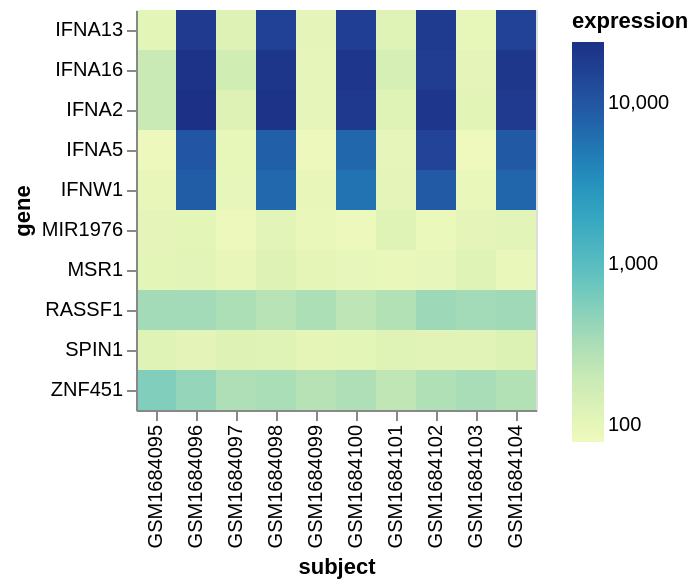

The notebook cell this image was saved under:
### Markdown cell above
#### Aplicando una escala logarítmica

Los datos de expresión génica a menudo tienen una distribución sesgada (algunos genes con valores muy altos, la mayoría con valores bajos). Una escala logarítmica (`scale=alt.Scale(type='log')`) es crucial para visualizar mejor las diferencias en los rangos inferiores de expresión y evitar que los valores extremos dominen la escala de color.

### Code cell
chart.mark_rect().encode(
    alt.X('subject:N'),
    alt.Y('gene:N'),
    alt.Color('expression:Q',
              scale=alt.Scale(type='log')
    )
)

### Figure 1 — Vega-Lite specification as saved in the notebook (floating-point values rounded to 4 significant figures)
{"config": {"view": {"continuousWidth": 300, "continuousHeight": 300}}, "data": {"name": "data-5cd6747e846a5284609978f329e272dd"}, "mark": {"type": "rect"}, "encoding": {"color": {"field": "expression", "scale": {"type": "log"}, "type": "quantitative"}, "x": {"field": "subject", "type": "nominal"}, "y": {"field": "gene", "type": "nominal"}}, "$schema": "https://vega.github.io/schema/vega-lite/v5.20.1.json", "datasets": {"data-5cd6747e846a5284609978f329e272dd": [{"subject": "GSM1684095", "treatment": "control", "gene": "IFNA5", "expression": 83.13}, {"subject": "GSM1684095", "treatment": "control", "gene": "MSR1", "expression": 107.0}, {"subject": "GSM1684095", "treatment": "control", "gene": "IFNW1", "expression": 95.4}, {"subject": "GSM1684095", "treatment": "control", "gene": "RASSF1", "expression": 353.0}, {"subject": "GSM1684095", "treatment": "control", "gene": "IFNA16", "expression": 189.9}, {"subject": "GSM1684095", "treatment": "control", "gene": "ZNF451", "expression": 569.3}, {"subject": "GSM1684095", "treatment": "control", "gene": "SPIN1", "expression": 120.8}, {"subject": "GSM1684095", "treatment": "control", "gene": "IFNA2", "expression": 195.2}, {"subject": "GSM1684095", "treatment": "control", "gene": "IFNA13", "expression": 107.2}, {"subject": "GSM1684095", "treatment": "control", "gene": "MIR1976", "expression": 104.0}, {"subject": "GSM1684096", "treatment": "influenza", "gene": "MIR1976", "expression": 106.3}, {"subject": "GSM1684096", "treatment": "influenza", "gene": "IFNA13", "expression": 18970.0}, {"subject": "GSM1684096", "treatment": "influenza", "gene": "ZNF451", "expression": 432.3}, {"subject": "GSM1684096", "treatment": "influenza", "gene": "IFNA5", "expression": 10100.0}, {"subject": "GSM1684096", "treatment": "influenza", "gene": "IFNA16", "expression": 23060.0}, {"subject": "GSM1684096", "treatment": "influenza", "gene": "IFNW1", "expression": 8666.0}, {"subject": "GSM1684096", "treatment": "influenza", "gene": "SPIN1", "expression": 107.9}, {"subject": "GSM1684096", "treatment": "influenza", "gene": "MSR1", "expression": 108.8}, {"subject": "GSM1684096", "treatment": "influenza", "gene": "IFNA2", "expression": 24030.0}, {"subject": "GSM1684096", "treatment": "influenza", "gene": "RASSF1", "expression": 353.4}, {"subject": "GSM1684097", "treatment": "control", "gene": "IFNA16", "expression": 170.3}, {"subject": "GSM1684097", "treatment": "control", "gene": "SPIN1", "expression": 126.9}, {"subject": "GSM1684097", "treatment": "control", "gene": "MSR1", "expression": 94.98}, {"subject": "GSM1684097", "treatment": "control", "gene": "ZNF451", "expression": 304.2}, {"subject": "GSM1684097", "treatment": "control", "gene": "RASSF1", "expression": 308.1}, {"subject": "GSM1684097", "treatment": "control", "gene": "IFNA13", "expression": 128.0}, {"subject": "GSM1684097", "treatment": "control", "gene": "IFNA2", "expression": 128.8}, {"subject": "GSM1684097", "treatment": "control", "gene": "MIR1976", "expression": 82.85}, {"subject": "GSM1684097", "treatment": "control", "gene": "IFNA5", "expression": 97.8}, {"subject": "GSM1684097", "treatment": "control", "gene": "IFNW1", "expression": 96.97}, {"subject": "GSM1684098", "treatment": "influenza", "gene": "RASSF1", "expression": 267.4}, {"subject": "GSM1684098", "treatment": "influenza", "gene": "IFNA13", "expression": 15650.0}, {"subject": "GSM1684098", "treatment": "influenza", "gene": "MSR1", "expression": 125.9}, {"subject": "GSM1684098", "treatment": "influenza", "gene": "IFNW1", "expression": 6903.0}, {"subject": "GSM1684098", "treatment": "influenza", "gene": "IFNA16", "expression": 21250.0}, {"subject": "GSM1684098", "treatment": "influenza", "gene": "ZNF451", "expression": 320.3}, {"subject": "GSM1684098", "treatment": "influenza", "gene": "SPIN1", "expression": 123.6}, {"subject": "GSM1684098", "treatment": "influenza", "gene": "MIR1976", "expression": 108.9}, {"subject": "GSM1684098", "treatment": "influenza", "gene": "IFNA5", "expression": 8181.0}, {"subject": "GSM1684098", "treatment": "influenza", "gene": "IFNA2", "expression": 23060.0}, {"subject": "GSM1684099", "treatment": "control", "gene": "IFNW1", "expression": 94.48}, {"subject": "GSM1684099", "treatment": "control", "gene": "IFNA5", "expression": 81.71}, {"subject": "GSM1684099", "treatment": "control", "gene": "RASSF1", "expression": 308.7}, {"subject": "GSM1684099", "treatment": "control", "gene": "IFNA16", "expression": 101.2}, {"subject": "GSM1684099", "treatment": "control", "gene": "ZNF451", "expression": 271.0}, {"subject": "GSM1684099", "treatment": "control", "gene": "MSR1", "expression": 104.6}, {"subject": "GSM1684099", "treatment": "control", "gene": "IFNA13", "expression": 103.5}, {"subject": "GSM1684099", "treatment": "control", "gene": "MIR1976", "expression": 91.37}, {"subject": "GSM1684099", "treatment": "control", "gene": "IFNA2", "expression": 100.7}, {"subject": "GSM1684099", "treatment": "control", "gene": "SPIN1", "expression": 104.2}, {"subject": "GSM1684100", "treatment": "influenza", "gene": "IFNW1", "expression": 5664.0}, {"subject": "GSM1684100", "treatment": "influenza", "gene": "IFNA13", "expression": 16990.0}, {"subject": "GSM1684100", "treatment": "influenza", "gene": "RASSF1", "expression": 244.8}, {"subject": "GSM1684100", "treatment": "influenza", "gene": "IFNA2", "expression": 19280.0}, {"subject": "GSM1684100", "treatment": "influenza", "gene": "IFNA5", "expression": 7055.0}, {"subject": "GSM1684100", "treatment": "influenza", "gene": "MIR1976", "expression": 85.88}, {"subject": "GSM1684100", "treatment": "influenza", "gene": "ZNF451", "expression": 300.7}, {"subject": "GSM1684100", "treatment": "influenza", "gene": "IFNA16", "expression": 20420.0}, {"subject": "GSM1684100", "treatment": "influenza", "gene": "SPIN1", "expression": 107.2}, {"subject": "GSM1684100", "treatment": "influenza", "gene": "MSR1", "expression": 96.97}, {"subject": "GSM1684101", "treatment": "control", "gene": "IFNA2", "expression": 123.6}, {"subject": "GSM1684101", "treatment": "control", "gene": "IFNA5", "expression": 102.4}, {"subject": "GSM1684101", "treatment": "control", "gene": "MSR1", "expression": 89.58}, {"subject": "GSM1684101", "treatment": "control", "gene": "SPIN1", "expression": 122.6}, {"subject": "GSM1684101", "treatment": "control", "gene": "IFNW1", "expression": 103.6}, {"subject": "GSM1684101", "treatment": "control", "gene": "RASSF1", "expression": 286.1}, {"subject": "GSM1684101", "treatment": "control", "gene": "ZNF451", "expression": 232.2}, {"subject": "GSM1684101", "treatment": "control", "gene": "IFNA16", "expression": 155.1}, {"subject": "GSM1684101", "treatment": "control", "gene": "MIR1976", "expression": 120.6}, {"subject": "GSM1684101", "treatment": "control", "gene": "IFNA13", "expression": 120.7}, {"subject": "GSM1684102", "treatment": "influenza", "gene": "IFNW1", "expression": 9199.0}, {"subject": "GSM1684102", "treatment": "influenza", "gene": "ZNF451", "expression": 294.7}, {"subject": "GSM1684102", "treatment": "influenza", "gene": "MIR1976", "expression": 86.59}, {"subject": "GSM1684102", "treatment": "influenza", "gene": "IFNA16", "expression": 17750.0}, {"subject": "GSM1684102", "treatment": "influenza", "gene": "MSR1", "expression": 97.09}, {"subject": "GSM1684102", "treatment": "influenza", "gene": "RASSF1", "expression": 386.8}, {"subject": "GSM1684102", "treatment": "influenza", "gene": "SPIN1", "expression": 117.9}, {"subject": "GSM1684102", "treatment": "influenza", "gene": "IFNA2", "expression": 20300.0}, {"subject": "GSM1684102", "treatment": "influenza", "gene": "IFNA13", "expression": 18600.0}, {"subject": "GSM1684102", "treatment": "influenza", "gene": "IFNA5", "expression": 15020.0}, {"subject": "GSM1684103", "treatment": "control", "gene": "IFNA5", "expression": 78.12}, {"subject": "GSM1684103", "treatment": "control", "gene": "RASSF1", "expression": 352.4}, {"subject": "GSM1684103", "treatment": "control", "gene": "IFNA16", "expression": 103.0}, {"subject": "GSM1684103", "treatment": "control", "gene": "ZNF451", "expression": 327.0}, {"subject": "GSM1684103", "treatment": "control", "gene": "MSR1", "expression": 119.7}, {"subject": "GSM1684103", "treatment": "control", "gene": "SPIN1", "expression": 116.0}, {"subject": "GSM1684103", "treatment": "control", "gene": "IFNA2", "expression": 111.6}, {"subject": "GSM1684103", "treatment": "control", "gene": "IFNA13", "expression": 98.34}, {"subject": "GSM1684103", "treatment": "control", "gene": "IFNW1", "expression": 89.26}, {"subject": "GSM1684103", "treatment": "control", "gene": "MIR1976", "expression": 103.2}, {"subject": "GSM1684104", "treatment": "influenza", "gene": "ZNF451", "expression": 287.4}, {"subject": "GSM1684104", "treatment": "influenza", "gene": "IFNW1", "expression": 7429.0}, {"subject": "GSM1684104", "treatment": "influenza", "gene": "RASSF1", "expression": 374.2}, {"subject": "GSM1684104", "treatment": "influenza", "gene": "IFNA16", "expression": 20580.0}, {"subject": "GSM1684104", "treatment": "influenza", "gene": "SPIN1", "expression": 134.8}, {"subject": "GSM1684104", "treatment": "influenza", "gene": "IFNA2", "expression": 19140.0}, {"subject": "GSM1684104", "treatment": "influenza", "gene": "IFNA13", "expression": 15400.0}, {"subject": "GSM1684104", "treatment": "influenza", "gene": "IFNA5", "expression": 9397.0}, {"subject": "GSM1684104", "treatment": "influenza", "gene": "MSR1", "expression": 89.71}, {"subject": "GSM1684104", "treatment": "influenza", "gene": "MIR1976", "expression": 112.0}]}}
